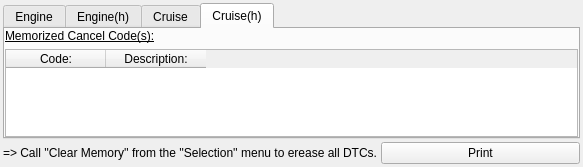
<?xml version="1.0" encoding="UTF-8"?>
<ui version="4.0">
 <class>engineDCcontent_Form</class>
 <widget class="QWidget" name="engineDCcontent_Form">
  <property name="geometry">
   <rect>
    <x>0</x>
    <y>0</y>
    <width>583</width>
    <height>167</height>
   </rect>
  </property>
  <property name="sizePolicy">
   <sizepolicy hsizetype="Expanding" vsizetype="Expanding">
    <horstretch>0</horstretch>
    <verstretch>0</verstretch>
   </sizepolicy>
  </property>
  <property name="minimumSize">
   <size>
    <width>0</width>
    <height>0</height>
   </size>
  </property>
  <property name="font">
   <font>
    <family>Liberation Sans</family>
   </font>
  </property>
  <property name="windowTitle">
   <string>Diagnostic Codes</string>
  </property>
  <layout class="QGridLayout" name="gridLayout">
   <property name="leftMargin">
    <number>3</number>
   </property>
   <property name="topMargin">
    <number>3</number>
   </property>
   <property name="rightMargin">
    <number>3</number>
   </property>
   <property name="bottomMargin">
    <number>3</number>
   </property>
   <property name="spacing">
    <number>3</number>
   </property>
   <item row="0" column="0">
    <widget class="QTabWidget" name="DCgroups_tabWidget">
     <property name="sizePolicy">
      <sizepolicy hsizetype="Expanding" vsizetype="Expanding">
       <horstretch>0</horstretch>
       <verstretch>0</verstretch>
      </sizepolicy>
     </property>
     <property name="currentIndex">
      <number>3</number>
     </property>
     <widget class="QWidget" name="engineDTCs_tab">
      <property name="sizePolicy">
       <sizepolicy hsizetype="Expanding" vsizetype="Expanding">
        <horstretch>0</horstretch>
        <verstretch>0</verstretch>
       </sizepolicy>
      </property>
      <attribute name="title">
       <string>Engine</string>
      </attribute>
      <layout class="QGridLayout" name="gridLayout_3">
       <property name="leftMargin">
        <number>0</number>
       </property>
       <property name="topMargin">
        <number>0</number>
       </property>
       <property name="rightMargin">
        <number>0</number>
       </property>
       <property name="bottomMargin">
        <number>0</number>
       </property>
       <property name="spacing">
        <number>6</number>
       </property>
       <item row="0" column="0">
        <widget class="QLabel" name="currOrTempDTCsTitle_label">
         <property name="sizePolicy">
          <sizepolicy hsizetype="Expanding" vsizetype="Expanding">
           <horstretch>0</horstretch>
           <verstretch>0</verstretch>
          </sizepolicy>
         </property>
         <property name="minimumSize">
          <size>
           <width>0</width>
           <height>0</height>
          </size>
         </property>
         <property name="maximumSize">
          <size>
           <width>16777215</width>
           <height>16777215</height>
          </size>
         </property>
         <property name="font">
          <font>
           <underline>true</underline>
          </font>
         </property>
         <property name="text">
          <string>Current/Temporary Diagnostic Trouble Code(s):</string>
         </property>
         <property name="alignment">
          <set>Qt::AlignBottom|Qt::AlignLeading|Qt::AlignLeft</set>
         </property>
        </widget>
       </item>
       <item row="1" column="0">
        <widget class="QTableWidget" name="currOrTempDTCs_tableWidget">
         <property name="editTriggers">
          <set>QAbstractItemView::NoEditTriggers</set>
         </property>
         <property name="alternatingRowColors">
          <bool>true</bool>
         </property>
         <column>
          <property name="text">
           <string>Code:</string>
          </property>
         </column>
         <column>
          <property name="text">
           <string>Description:</string>
          </property>
         </column>
        </widget>
       </item>
      </layout>
     </widget>
     <widget class="QWidget" name="engineDTCsH_tab">
      <attribute name="title">
       <string>Engine(h)</string>
      </attribute>
      <layout class="QGridLayout" name="gridLayout_4">
       <property name="leftMargin">
        <number>0</number>
       </property>
       <property name="topMargin">
        <number>0</number>
       </property>
       <property name="rightMargin">
        <number>0</number>
       </property>
       <property name="bottomMargin">
        <number>0</number>
       </property>
       <item row="0" column="0">
        <widget class="QLabel" name="histOrMemDTCsTitle_label">
         <property name="sizePolicy">
          <sizepolicy hsizetype="Expanding" vsizetype="Expanding">
           <horstretch>0</horstretch>
           <verstretch>0</verstretch>
          </sizepolicy>
         </property>
         <property name="minimumSize">
          <size>
           <width>0</width>
           <height>0</height>
          </size>
         </property>
         <property name="maximumSize">
          <size>
           <width>16777215</width>
           <height>16777215</height>
          </size>
         </property>
         <property name="font">
          <font>
           <underline>true</underline>
          </font>
         </property>
         <property name="text">
          <string>Historic/Memorized Diagnostic Trouble Code(s):</string>
         </property>
         <property name="alignment">
          <set>Qt::AlignBottom|Qt::AlignLeading|Qt::AlignLeft</set>
         </property>
        </widget>
       </item>
       <item row="1" column="0">
        <widget class="QTableWidget" name="histOrMemDTCs_tableWidget">
         <property name="editTriggers">
          <set>QAbstractItemView::NoEditTriggers</set>
         </property>
         <property name="alternatingRowColors">
          <bool>true</bool>
         </property>
         <column>
          <property name="text">
           <string>Code:</string>
          </property>
         </column>
         <column>
          <property name="text">
           <string>Description:</string>
          </property>
         </column>
        </widget>
       </item>
      </layout>
     </widget>
     <widget class="QWidget" name="CCCCs_tab">
      <property name="sizePolicy">
       <sizepolicy hsizetype="Expanding" vsizetype="Expanding">
        <horstretch>0</horstretch>
        <verstretch>0</verstretch>
       </sizepolicy>
      </property>
      <attribute name="title">
       <string>Cruise</string>
      </attribute>
      <layout class="QGridLayout" name="gridLayout_5">
       <property name="leftMargin">
        <number>0</number>
       </property>
       <property name="topMargin">
        <number>0</number>
       </property>
       <property name="rightMargin">
        <number>0</number>
       </property>
       <property name="bottomMargin">
        <number>0</number>
       </property>
       <item row="0" column="0">
        <widget class="QLabel" name="latestCCCCsTitle_label">
         <property name="sizePolicy">
          <sizepolicy hsizetype="Expanding" vsizetype="Expanding">
           <horstretch>0</horstretch>
           <verstretch>0</verstretch>
          </sizepolicy>
         </property>
         <property name="minimumSize">
          <size>
           <width>0</width>
           <height>0</height>
          </size>
         </property>
         <property name="maximumSize">
          <size>
           <width>16777215</width>
           <height>16777215</height>
          </size>
         </property>
         <property name="font">
          <font>
           <underline>true</underline>
          </font>
         </property>
         <property name="text">
          <string>Latest Cancel Code(s):</string>
         </property>
         <property name="alignment">
          <set>Qt::AlignBottom|Qt::AlignLeading|Qt::AlignLeft</set>
         </property>
        </widget>
       </item>
       <item row="1" column="0">
        <widget class="QTableWidget" name="latestCCCCs_tableWidget">
         <property name="editTriggers">
          <set>QAbstractItemView::NoEditTriggers</set>
         </property>
         <property name="alternatingRowColors">
          <bool>true</bool>
         </property>
         <column>
          <property name="text">
           <string>Code:</string>
          </property>
         </column>
         <column>
          <property name="text">
           <string>Description:</string>
          </property>
         </column>
        </widget>
       </item>
      </layout>
     </widget>
     <widget class="QWidget" name="CCCCsH_tab">
      <attribute name="title">
       <string>Cruise(h)</string>
      </attribute>
      <layout class="QGridLayout" name="gridLayout_6">
       <property name="leftMargin">
        <number>0</number>
       </property>
       <property name="topMargin">
        <number>0</number>
       </property>
       <property name="rightMargin">
        <number>0</number>
       </property>
       <property name="bottomMargin">
        <number>0</number>
       </property>
       <item row="0" column="0">
        <widget class="QLabel" name="memorizedCCCCsTitle_label">
         <property name="sizePolicy">
          <sizepolicy hsizetype="Expanding" vsizetype="Expanding">
           <horstretch>0</horstretch>
           <verstretch>0</verstretch>
          </sizepolicy>
         </property>
         <property name="minimumSize">
          <size>
           <width>0</width>
           <height>0</height>
          </size>
         </property>
         <property name="maximumSize">
          <size>
           <width>16777215</width>
           <height>16777215</height>
          </size>
         </property>
         <property name="font">
          <font>
           <underline>true</underline>
          </font>
         </property>
         <property name="text">
          <string>Memorized Cancel Code(s):</string>
         </property>
         <property name="alignment">
          <set>Qt::AlignBottom|Qt::AlignLeading|Qt::AlignLeft</set>
         </property>
        </widget>
       </item>
       <item row="1" column="0">
        <widget class="QTableWidget" name="memorizedCCCCs_tableWidget">
         <property name="editTriggers">
          <set>QAbstractItemView::NoEditTriggers</set>
         </property>
         <property name="alternatingRowColors">
          <bool>true</bool>
         </property>
         <column>
          <property name="text">
           <string>Code:</string>
          </property>
         </column>
         <column>
          <property name="text">
           <string>Description:</string>
          </property>
         </column>
        </widget>
       </item>
      </layout>
     </widget>
    </widget>
   </item>
   <item row="1" column="0">
    <layout class="QGridLayout" name="gridLayout_2">
     <property name="topMargin">
      <number>0</number>
     </property>
     <item row="0" column="0">
      <widget class="QLabel" name="DCclearingInfo_label">
       <property name="enabled">
        <bool>true</bool>
       </property>
       <property name="sizePolicy">
        <sizepolicy hsizetype="Expanding" vsizetype="Expanding">
         <horstretch>0</horstretch>
         <verstretch>0</verstretch>
        </sizepolicy>
       </property>
       <property name="text">
        <string>=&gt; Call ''Clear Memory'' from the ''Selection'' menu to erease all DTCs.</string>
       </property>
      </widget>
     </item>
     <item row="0" column="1">
      <widget class="QPushButton" name="printDClist_pushButton">
       <property name="sizePolicy">
        <sizepolicy hsizetype="Expanding" vsizetype="Expanding">
         <horstretch>0</horstretch>
         <verstretch>0</verstretch>
        </sizepolicy>
       </property>
       <property name="minimumSize">
        <size>
         <width>0</width>
         <height>0</height>
        </size>
       </property>
       <property name="maximumSize">
        <size>
         <width>16777215</width>
         <height>16777215</height>
        </size>
       </property>
       <property name="text">
        <string>    Print    </string>
       </property>
       <property name="icon">
        <iconset resource="../../resources/FreeSSM.qrc">
         <normaloff>:/icons/chrystal/32x32/fileprint.png</normaloff>:/icons/chrystal/32x32/fileprint.png</iconset>
       </property>
       <property name="iconSize">
        <size>
         <width>24</width>
         <height>24</height>
        </size>
       </property>
      </widget>
     </item>
    </layout>
   </item>
  </layout>
 </widget>
 <resources>
  <include location="../../resources/FreeSSM.qrc"/>
 </resources>
 <connections/>
</ui>
